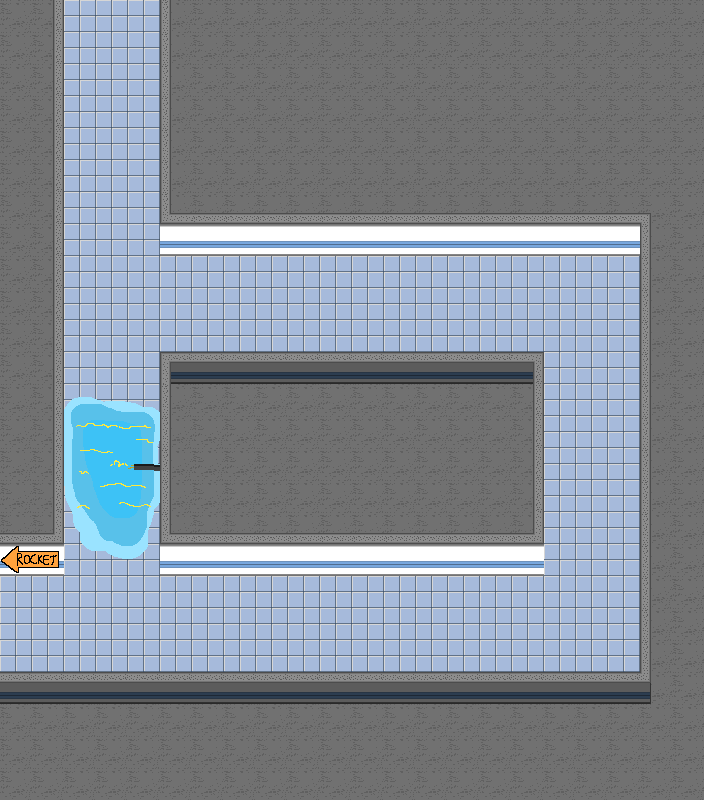

A level layout from a 2D game, rendered from its tile map. Below: a short description, then the map file with its tile-grid data intact:
An orthogonal 22x25 tile map with 32x32 px tiles, 3 tile layers (floor, walls, deco), 2 tilesets and 3 objects (electric_water, start, end).

<map version="1.9" tiledversion="1.9.1" orientation="orthogonal" renderorder="right-down" width="22" height="25" tilewidth="32" tileheight="32" infinite="0" nextlayerid="15" nextobjectid="57">
 <editorsettings>
  <export target="pysa_headquarters..tmx" format="tmx" />
 </editorsettings>
 <tileset firstgid="1" source="../tiles/PySaHQ.tsx" />
 <tileset firstgid="34" source="../tiles/pysahq/electric_puddle_1.tsx" />
 <layer id="3" name="floor" width="22" height="25">
  <data encoding="csv">
33,33,17,17,17,33,33,33,33,33,33,33,33,33,33,33,33,33,33,33,33,33,
33,33,17,17,17,33,33,33,33,33,33,33,33,33,33,33,33,33,33,33,33,33,
33,33,17,17,17,33,33,33,33,33,33,33,33,33,33,33,33,33,33,33,33,33,
33,33,17,17,17,33,33,33,33,33,33,33,33,33,33,33,33,33,33,33,33,33,
33,33,17,17,17,33,33,33,33,33,33,33,33,33,33,33,33,33,33,33,33,33,
33,33,17,17,17,33,33,33,33,33,33,33,33,33,33,33,33,33,33,33,33,33,
33,33,17,17,17,33,33,33,33,33,33,33,33,33,33,33,33,33,33,33,33,33,
33,33,17,17,17,0,0,0,0,0,0,0,0,0,0,0,0,0,0,0,33,33,
33,33,17,17,17,17,17,17,17,17,17,17,17,17,17,17,17,17,17,17,33,33,
33,33,17,17,17,17,17,17,17,17,17,17,17,17,17,17,17,17,17,17,33,33,
33,33,17,17,17,17,17,17,17,17,17,17,17,17,17,17,17,17,17,17,33,33,
33,33,17,17,17,0,0,0,0,0,0,0,0,0,0,0,0,17,17,17,33,33,
33,33,17,17,17,33,33,33,33,33,33,33,33,33,33,33,33,17,17,17,33,33,
33,33,17,17,17,33,33,33,33,33,33,33,33,33,33,33,33,17,17,17,33,33,
33,33,17,17,17,33,33,33,33,33,33,33,33,33,33,33,33,17,17,17,33,33,
33,33,17,17,17,33,33,33,33,33,33,33,33,33,33,33,33,17,17,17,33,33,
33,33,17,17,17,33,33,33,33,33,33,33,33,33,33,33,33,17,17,17,33,33,
0,0,17,17,17,0,0,0,0,0,0,0,0,0,0,0,0,17,17,17,33,33,
17,17,17,17,17,17,17,17,17,17,17,17,17,17,17,17,17,17,17,17,33,33,
17,17,17,17,17,17,17,17,17,17,17,17,17,17,17,17,17,17,17,17,33,33,
17,17,17,17,17,17,17,17,17,17,17,17,17,17,17,17,17,17,17,17,33,33,
0,0,0,0,0,0,0,0,0,0,0,0,0,0,0,0,0,0,0,0,33,33,
33,33,33,33,33,33,33,33,33,33,33,33,33,33,33,33,33,33,33,33,33,33,
33,33,33,33,33,33,33,33,33,33,33,33,33,33,33,33,33,33,33,33,33,33,
33,33,33,33,33,33,33,33,33,33,33,33,33,33,33,33,33,33,33,33,33,33
</data>
 </layer>
 <objectgroup color="#ff0000" id="9" name="kill_triggers">
  <object id="45" name="electric_water" x="75.8333" y="413.167" width="78" height="97.5" />
 </objectgroup>
 <objectgroup color="#aa557f" id="14" name="points">
  <object id="54" name="start" x="111.625" y="6.9375">
   <point />
  </object>
  <object id="55" name="end" x="8" y="588.917">
   <point />
  </object>
 </objectgroup>
 <layer id="1" name="walls" width="22" height="25">
  <data encoding="csv">
0,14,0,0,0,15,0,0,0,0,0,0,0,0,0,0,0,0,0,0,0,0,
0,14,0,0,0,15,0,0,0,0,0,0,0,0,0,0,0,0,0,0,0,0,
0,14,0,0,0,15,0,0,0,0,0,0,0,0,0,0,0,0,0,0,0,0,
0,14,0,0,0,15,0,0,0,0,0,0,0,0,0,0,0,0,0,0,0,0,
0,14,0,0,0,15,0,0,0,0,0,0,0,0,0,0,0,0,0,0,0,0,
0,14,0,0,0,15,0,0,0,0,0,0,0,0,0,0,0,0,0,0,0,0,
0,14,0,0,0,25,16,16,16,16,16,16,16,16,16,16,16,16,16,16,22,0,
0,14,0,0,0,13,13,13,13,13,13,13,13,13,13,13,13,13,13,13,15,0,
0,14,0,0,0,0,0,0,0,0,0,0,0,0,0,0,0,0,0,0,15,0,
0,14,0,0,0,0,0,0,0,0,0,0,0,0,0,0,0,0,0,0,15,0,
0,14,0,0,0,0,0,0,0,0,0,0,0,0,0,0,0,0,0,0,15,0,
0,14,0,0,0,30,11,11,11,11,11,11,11,11,11,11,29,0,0,0,15,0,
0,14,0,0,0,15,0,0,0,0,0,0,0,0,0,0,14,0,0,0,15,0,
0,14,0,0,0,15,0,0,0,0,0,0,0,0,0,0,14,0,0,0,15,0,
0,14,0,0,0,15,0,0,0,0,0,0,0,0,0,0,14,0,0,0,15,0,
0,14,0,0,0,15,0,0,0,0,0,0,0,0,0,0,14,0,0,0,15,0,
16,26,0,0,0,25,16,16,16,16,16,16,16,16,16,16,26,0,0,0,15,0,
13,13,0,0,0,13,13,13,13,13,13,13,13,13,13,13,13,0,0,0,15,0,
0,0,0,0,0,0,0,0,0,0,0,0,0,0,0,0,0,0,0,0,15,0,
0,0,0,0,0,0,0,0,0,0,0,0,0,0,0,0,0,0,0,0,15,0,
0,0,0,0,0,0,0,0,0,0,0,0,0,0,0,0,0,0,0,0,15,0,
11,11,11,11,11,11,11,11,11,11,11,11,11,11,11,11,11,11,11,11,24,0,
0,0,0,0,0,0,0,0,0,0,0,0,0,0,0,0,0,0,0,0,0,0,
0,0,0,0,0,0,0,0,0,0,0,0,0,0,0,0,0,0,0,0,0,0,
0,0,0,0,0,0,0,0,0,0,0,0,0,0,0,0,0,0,0,0,0,0
</data>
 </layer>
 <layer id="11" name="deco" width="22" height="25">
  <data encoding="csv">
0,0,0,0,0,0,0,0,0,0,0,0,0,0,0,0,0,0,0,0,0,0,
0,0,0,0,0,0,0,0,0,0,0,0,0,0,0,0,0,0,0,0,0,0,
0,0,0,0,0,0,0,0,0,0,0,0,0,0,0,0,0,0,0,0,0,0,
0,0,0,0,0,0,0,0,0,0,0,0,0,0,0,0,0,0,0,0,0,0,
0,0,0,0,0,0,0,0,0,0,0,0,0,0,0,0,0,0,0,0,0,0,
0,0,0,0,0,0,0,0,0,0,0,0,0,0,0,0,0,0,0,0,0,0,
0,0,0,0,0,0,0,0,0,0,0,0,0,0,0,0,0,0,0,0,0,0,
0,0,0,0,0,0,0,0,0,0,0,0,0,0,0,0,0,0,0,0,0,0,
0,0,0,0,0,0,0,0,0,0,0,0,0,0,0,0,0,0,0,0,0,0,
0,0,0,0,0,0,0,0,0,0,0,0,0,0,0,0,0,0,0,0,0,0,
0,0,0,0,0,0,0,0,0,0,0,0,0,0,0,0,0,0,0,0,0,0,
0,0,0,0,0,0,0,0,0,0,0,0,0,0,0,0,0,0,0,0,0,0,
0,0,0,0,0,0,0,0,0,0,0,0,0,0,0,0,0,0,0,0,0,0,
0,0,0,0,0,0,0,0,0,0,0,0,0,0,0,0,0,0,0,0,0,0,
0,0,0,0,0,0,0,0,0,0,0,0,0,0,0,0,0,0,0,0,0,0,
0,0,0,0,0,0,0,0,0,0,0,0,0,0,0,0,0,0,0,0,0,0,
0,0,0,0,0,0,0,0,0,0,0,0,0,0,0,0,0,0,0,0,0,0,
31,0,47,0,0,0,0,0,0,0,0,0,0,0,0,0,0,0,0,0,0,0,
0,0,0,0,0,0,0,0,0,0,0,0,0,0,0,0,0,0,0,0,0,0,
0,0,0,0,0,0,0,0,0,0,0,0,0,0,0,0,0,0,0,0,0,0,
0,0,0,0,0,0,0,0,0,0,0,0,0,0,0,0,0,0,0,0,0,0,
0,0,0,0,0,0,0,0,0,0,0,0,0,0,0,0,0,0,0,0,0,0,
0,0,0,0,0,0,0,0,0,0,0,0,0,0,0,0,0,0,0,0,0,0,
0,0,0,0,0,0,0,0,0,0,0,0,0,0,0,0,0,0,0,0,0,0,
0,0,0,0,0,0,0,0,0,0,0,0,0,0,0,0,0,0,0,0,0,0
</data>
 </layer>
</map>